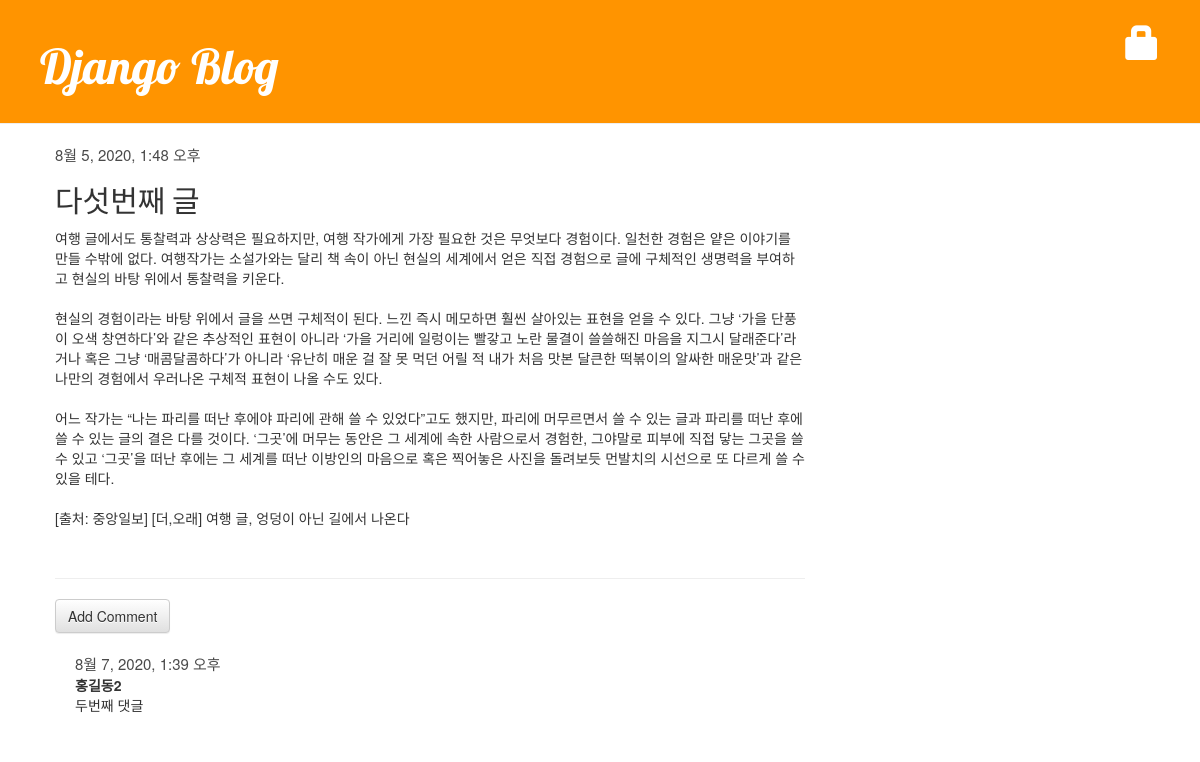
/post/5/, run on the app's committed database.
### blog/models.py (models this page shows, shortened)
class Post(models.Model):
    author = models.ForeignKey('auth.User', on_delete=models.CASCADE)
    title = models.CharField(max_length=200, validators=[min_length_3_validator])
    text = models.TextField()
    created_date = models.DateTimeField(default=timezone.now)
    published_date = models.DateTimeField(blank=True, null=True)

class Comment(models.Model):
    post = models.ForeignKey('blog.Post', on_delete=models.CASCADE, related_name='comments')
    author = models.CharField(max_length=100)
    text = models.TextField()
    created_date = models.DateTimeField(default=timezone.now)
    approved_comment = models.BooleanField(default=False)

### blog/views.py (the view)
# urls.py: path('post/<int:pk>/', views.post_detail, name='post_detail'),
def post_detail(request, pk):
    post = get_object_or_404(Post, pk=pk)
    return render(request, 'blog/post_detail.html', {'post': post})

### blog/templates/blog/post_detail.html (shortened to what this page needs)
{% extends 'blog/base.html' %}
{% block content %}
    <div class="post">
        {% if post.published_date %}
            <div class="date">
                {{ post.published_date }}
            </div>
        {% endif %}
        <h2>{{ post.title|title }}</h2>
        <p>{{ post.text|linebreaksbr }}</p>
    </div>
<hr>
<a class="btn btn-default" href="{% url 'add_comment_to_post' pk=post.pk %}">Add Comment</a>
{% for comment in post.comments.all %}
    <div class="comment">
        <div class="date">
            {{comment.created_date}}
        </div>
        <strong>{{comment.author}}</strong>
        <p>{{comment.text|linebreaksbr}}</p>
    </div>
{% empty %}
    <p> No comments here yet:( </p>
{% endfor %}
{% endblock %}

### blog/templates/blog/base.html (shortened to what this page needs)
<!DOCTYPE html>
{% load static %}
<html lang="ko">
<head>
    <link rel="stylesheet" href="https://stackpath.bootstrapcdn.com/bootstrap/3.4.1/css/bootstrap.min.css">
    <link rel="stylesheet" href="https://stackpath.bootstrapcdn.com/bootstrap/3.4.1/css/bootstrap-theme.min.css">
    <link rel="stylesheet" href="{% static 'css/blog.css' %}">
</head>
<body>
    <div class="page-header">
        {% if user.is_authenticated %}
            <a href="{% url 'post_new' %}" class="top-menu">
                <span class="glyphicon glyphicon-plus"></span>
            </a>
            <p class="top-menu">Hello, {{user.username}}
                <small>(<a href="{% url 'logout' %}?next={{request.path}}">Logout</a>)</small>
            </p>
        {% else %}
            <a href="{% url 'login' %}" class="top-menu">
                <span class="glyphicon glyphicon-lock"></span>
            </a>
        {% endif %}
        <h1><a href="/">Django Blog</a></h1>
    </div>
    <div class="content container">
        <div class="row">
            <div class="col-md-8">
                {% block content %}
                {% endblock %}
            </div>
        </div>
    </div>
</body>
</html>

### blog/static/css/blog.css (style rules this page uses)
.page-header { background-color: #ff9400; margin-top: 0; padding: 20px 20px 20px 40px; }
.page-header h1, .page-header h1 a, .page-header h1 a:visited, .page-header h1 a:active { color: #ffffff; font-size: 36pt; text-decoration: none; }
h1,h2,h3,h4 { font-family: 'Lobster', cursive; }
.content { margin-left: 40px; }
.post { margin-bottom: 50px; }
.date { color: #4a4a4a; font-size: 15px; }
.top-menu, .top-menu:hover, top-menu:visited { color: white; font-size: 26pt; margin-right: 20px; float: right; }
.comment { margin: 20px 0px 20px 20px; }

### data on the page
Post: published_date "8월 5, 2020, 1:48 오후", title "다섯번째 글", text "여행 글에서도 통찰력과 상상력은 필요하지만, 여행 작가에게 가장 필요한 것은 무엇보다 경험이다. 일천한 경험은 얕은 이야기를 만들 수밖에 없다. 여행작가는 소설가와는 달리 책 속이 아닌 현실의 세계에서 얻은 직접 경험으로 글에 구체적인 생명력을 부여하고 현실의 바탕 위에서 통찰력을 키운다. 현실의 경험이라는 바탕 위에서 글을 쓰면 구체적이 된다. 느낀 즉시 메모하면 훨씬 살아있는 표현을 얻을 수 있다. 그냥 ‘가을 단풍이 오색 창연하다’와 같은 추상적인 표현이 아니라 ‘가을 거리에 일렁이는 빨갛고 노란 물결이 쓸쓸해진 마음을 지그시 달래준다’라거나 혹은 그냥 ‘매콤달콤하다’가 아니라 ‘유난히 매운 걸 잘 못 먹던 어릴 적 내가 처음 맛본 달큰한 떡볶이의 알싸한 매운맛’과 같은 나만의 경험에서 우러나온 구체적 표현이 나올 수도 있다. 어느 작가는 “나는 파리를 떠난 후에야 파리에 관해 쓸 수 있었다”고도 했지만, 파리에 머무르면서 쓸 수 있는 글과 파리를 떠난 후에 쓸 수 있는 글의 결은 다를 것이다. ‘그곳’에 머무는 동안은 그 세계에 속한 사람으로서 경험한, 그야말로 피부에 직접 닿는 그곳을 쓸 수 있고 ‘그곳’을 떠난 후에는 그 세계를 떠난 이방인의 마음으로 혹은 찍어놓은 사진을 돌려보듯 먼발치의 시선으로 또 다르게 쓸 수 있을 테다. [출처: 중앙일보] [더,오래] 여행 글, 엉덩이 아닌 길에서 나온다"
Comment: created_date "8월 7, 2020, 1:39 오후", author "홍길동2", text "두번째 댓글"
